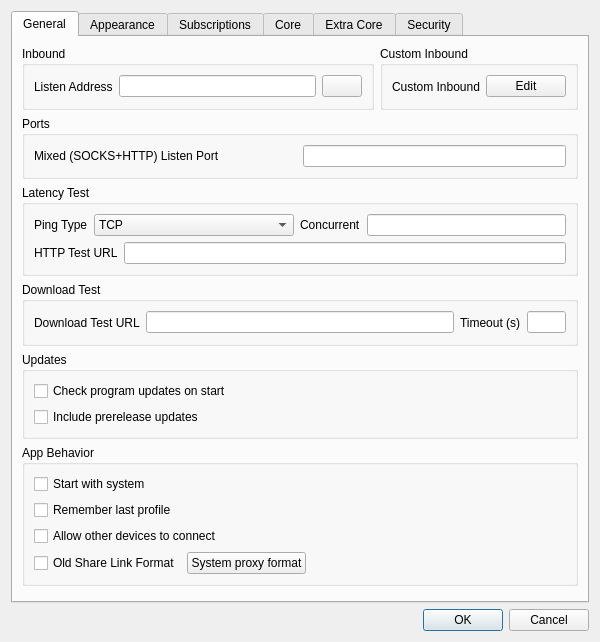
<?xml version="1.0" encoding="UTF-8"?>
<ui version="4.0">
 <class>DialogBasicSettings</class>
 <widget class="QDialog" name="DialogBasicSettings">
  <property name="geometry">
   <rect>
    <x>0</x>
    <y>0</y>
    <width>600</width>
    <height>400</height>
   </rect>
  </property>
  <property name="sizePolicy">
   <sizepolicy hsizetype="Preferred" vsizetype="Preferred">
    <horstretch>0</horstretch>
    <verstretch>0</verstretch>
   </sizepolicy>
  </property>
  <property name="windowTitle">
   <string>Settings</string>
  </property>
  <layout class="QGridLayout" name="gridLayout">
   <item row="8" column="3">
    <widget class="QDialogButtonBox" name="buttonBox">
     <property name="orientation">
      <enum>Qt::Horizontal</enum>
     </property>
     <property name="standardButtons">
      <set>QDialogButtonBox::Cancel|QDialogButtonBox::Ok</set>
     </property>
    </widget>
   </item>
   <item row="2" column="3">
    <widget class="QTabWidget" name="tabWidget">
     <property name="currentIndex">
      <number>0</number>
     </property>
     <widget class="QWidget" name="tab_1">
      <attribute name="title">
       <string>General</string>
      </attribute>
      <layout class="QVBoxLayout" name="verticalLayout_2">
       <item>
        <layout class="QHBoxLayout" name="hlayout_l1">
         <item>
          <widget class="QGroupBox" name="horizontalGroupBox_3">
           <property name="title">
            <string>Inbound</string>
           </property>
           <layout class="QHBoxLayout" name="horizontalLayout_19">
            <item>
             <widget class="QLabel" name="label">
              <property name="buddy">
               <cstring>inbound_address</cstring>
              </property>
              <property name="text">
               <string>Listen Address</string>
              </property>
             </widget>
            </item>
            <item>
             <widget class="QLineEdit" name="inbound_address"/>
            </item>
            <item>
             <widget class="QPushButton" name="inbound_auth">
              <property name="text">
               <string notr="true"/>
              </property>
             </widget>
            </item>
           </layout>
          </widget>
         </item>
         <item>
          <widget class="QGroupBox" name="groupbox_custom_inbound">
           <property name="title">
            <string>Custom Inbound</string>
           </property>
           <layout class="QHBoxLayout" name="horizontalLayout_10">
            <item>
             <widget class="QLabel" name="label_11">
              <property name="buddy">
               <cstring>custom_inbound_edit</cstring>
              </property>
              <property name="text">
               <string>Custom Inbound</string>
              </property>
             </widget>
            </item>
            <item>
             <widget class="QPushButton" name="custom_inbound_edit">
              <property name="text">
               <string>Edit</string>
              </property>
             </widget>
            </item>
           </layout>
          </widget>
         </item>
        </layout>
       </item>
       <item>
        <layout class="QHBoxLayout" name="hlayout_l2">
         <item>
          <widget class="QGroupBox" name="horizontalGroupBox_2">
           <property name="title">
            <string>Ports</string>
           </property>
           <layout class="QHBoxLayout" name="horizontalLayout_13">
            <item>
             <widget class="QLabel" name="inbound_socks_port_l">
              <property name="buddy">
               <cstring>inbound_socks_port</cstring>
              </property>
              <property name="text">
               <string>Mixed (SOCKS+HTTP) Listen Port</string>
              </property>
             </widget>
            </item>
            <item>
             <widget class="QLineEdit" name="inbound_socks_port">
              <property name="sizePolicy">
               <sizepolicy hsizetype="Preferred" vsizetype="Fixed">
                <horstretch>0</horstretch>
                <verstretch>0</verstretch>
               </sizepolicy>
              </property>
             </widget>
            </item>
           </layout>
          </widget>
         </item>
        </layout>
       </item>
       <item>
        <widget class="QGroupBox" name="groupBox1">
         <property name="title">
          <string>Latency Test</string>
         </property>
         <layout class="QVBoxLayout" name="verticalLayout_latency">
          <item>
           <layout class="QHBoxLayout" name="horizontalLayout_latency_top" stretch="0,1,0,1">
            <item>
             <widget class="QLabel" name="label_ping_type">
              <property name="buddy">
               <cstring>ping_type</cstring>
              </property>
              <property name="text">
               <string>Ping Type</string>
              </property>
             </widget>
            </item>
            <item>
             <widget class="QComboBox" name="ping_type">
              <item>
               <property name="text">
                <string notr="true">TCP</string>
               </property>
              </item>
              <item>
               <property name="text">
                <string notr="true">ICMP</string>
               </property>
              </item>
              <item>
               <property name="text">
                <string notr="true">HEAD</string>
               </property>
              </item>
             </widget>
            </item>
            <item>
             <widget class="QLabel" name="label_14">
              <property name="buddy">
               <cstring>test_concurrent</cstring>
              </property>
              <property name="text">
               <string>Concurrent</string>
              </property>
             </widget>
            </item>
            <item>
             <widget class="QLineEdit" name="test_concurrent"/>
            </item>
           </layout>
          </item>
          <item>
           <layout class="QHBoxLayout" name="horizontalLayout_9" stretch="0,8">
            <item>
             <widget class="QLabel" name="label_13">
              <property name="buddy">
               <cstring>test_latency_url</cstring>
              </property>
              <property name="text">
               <string>HTTP Test URL</string>
              </property>
             </widget>
            </item>
            <item>
             <widget class="QLineEdit" name="test_latency_url"/>
            </item>
           </layout>
          </item>
         </layout>
        </widget>
       </item>
       <item>
        <widget class="QGroupBox" name="horizontalGroupBox">
         <property name="title">
          <string>Download Test</string>
         </property>
         <layout class="QHBoxLayout" name="horizontalLayout_12" stretch="0,8,1,1">
          <item>
           <widget class="QLabel" name="label_19">
            <property name="buddy">
             <cstring>test_download_url</cstring>
            </property>
            <property name="text">
             <string>Download Test URL</string>
            </property>
           </widget>
          </item>
          <item>
           <widget class="MyLineEdit" name="test_download_url"/>
          </item>
          <item>
           <widget class="QLabel" name="label_10">
            <property name="buddy">
             <cstring>test_download_timeout</cstring>
            </property>
            <property name="text">
             <string>Timeout (s)</string>
            </property>
           </widget>
          </item>
          <item>
           <widget class="QLineEdit" name="test_download_timeout"/>
          </item>
         </layout>
        </widget>
       </item>
       <item>
        <widget class="QGroupBox" name="horizontalGroupBox1">
         <property name="title">
          <string>Updates</string>
         </property>
         <layout class="QVBoxLayout" name="verticalLayout_updates_group">
          <item>
           <widget class="QCheckBox" name="check_update_on_start">
            <property name="text">
             <string>Check program updates on start</string>
            </property>
           </widget>
          </item>
          <item>
           <widget class="QCheckBox" name="check_include_pre">
            <property name="toolTip">
             <string>Include prerelease versions when checking for updates.</string>
            </property>
            <property name="text">
             <string>Include prerelease updates</string>
            </property>
           </widget>
          </item>
         </layout>
       </widget>
      </item>
       <item>
        <widget class="QGroupBox" name="app_behavior_box">
         <property name="title">
          <string>App Behavior</string>
         </property>
         <layout class="QVBoxLayout" name="verticalLayout_app_behavior">
          <item>
           <widget class="QCheckBox" name="start_with_system">
            <property name="text">
             <string>Start with system</string>
            </property>
           </widget>
          </item>
          <item>
           <widget class="QCheckBox" name="remember_enable">
            <property name="text">
             <string>Remember last profile</string>
            </property>
           </widget>
          </item>
          <item>
           <widget class="QCheckBox" name="allow_lan">
            <property name="text">
             <string>Allow other devices to connect</string>
            </property>
           </widget>
          </item>
          <item>
           <layout class="QHBoxLayout" name="horizontalLayout_app_misc">
            <item>
             <widget class="QCheckBox" name="old_share_link_format">
              <property name="toolTip">
               <string>Share VMess Link with v2rayN Format</string>
              </property>
              <property name="text">
               <string>Old Share Link Format</string>
              </property>
             </widget>
            </item>
            <item>
             <widget class="QPushButton" name="sys_proxy_format">
              <property name="text">
               <string>System proxy format</string>
              </property>
             </widget>
            </item>
            <item>
             <spacer name="horizontalSpacer_app_misc">
              <property name="orientation">
               <enum>Qt::Horizontal</enum>
              </property>
              <property name="sizeHint" stdset="0">
               <size>
                <width>40</width>
                <height>20</height>
               </size>
              </property>
             </spacer>
            </item>
           </layout>
          </item>
         </layout>
        </widget>
       </item>
       <item>
        <widget class="QWidget" name="horizontalWidget_1" native="true">
         <property name="sizePolicy">
          <sizepolicy hsizetype="Preferred" vsizetype="Maximum">
           <horstretch>0</horstretch>
           <verstretch>0</verstretch>
          </sizepolicy>
         </property>
         <layout class="QHBoxLayout" name="horizontalLayout_2">
          <property name="leftMargin">
           <number>0</number>
          </property>
          <property name="topMargin">
           <number>0</number>
          </property>
          <property name="rightMargin">
           <number>0</number>
          </property>
          <property name="bottomMargin">
           <number>0</number>
          </property>
         </layout>
        </widget>
       </item>
      </layout>
     </widget>
     <widget class="QWidget" name="tab_2">
      <attribute name="title">
       <string>Appearance</string>
      </attribute>
      <layout class="QGridLayout" name="gridLayout_5">
       <item row="0" column="0">
        <layout class="QHBoxLayout" name="style_h_1">
         <item>
          <widget class="QGroupBox" name="groupBox">
           <property name="title">
            <string>Theme</string>
           </property>
           <layout class="QVBoxLayout" name="verticalLayout_theme_group">
            <item>
             <layout class="QHBoxLayout" name="horizontalLayout_4">
              <item>
               <widget class="QLabel" name="label_8">
                <property name="buddy">
                 <cstring>theme</cstring>
                </property>
                <property name="sizePolicy">
                 <sizepolicy hsizetype="Maximum" vsizetype="Maximum">
                  <horstretch>0</horstretch>
                  <verstretch>0</verstretch>
                 </sizepolicy>
                </property>
                <property name="text">
                 <string>Theme</string>
                </property>
               </widget>
              </item>
              <item>
               <widget class="QComboBox" name="theme">
                <item>
                 <property name="text">
                  <string>System</string>
                 </property>
                </item>
               </widget>
              </item>
             </layout>
            </item>
            <item>
             <layout class="QHBoxLayout" name="horizontalLayout_theme_mode">
              <item>
               <widget class="QLabel" name="label_theme_mode">
                <property name="buddy">
                 <cstring>theme_mode</cstring>
                </property>
                <property name="text">
                 <string>Mode</string>
                </property>
               </widget>
              </item>
              <item>
               <widget class="QComboBox" name="theme_mode">
                <item>
                 <property name="text">
                  <string>System</string>
                 </property>
                </item>
                <item>
                 <property name="text">
                  <string>Light</string>
                 </property>
                </item>
                <item>
                 <property name="text">
                  <string>Dark</string>
                 </property>
                </item>
               </widget>
              </item>
              <item>
               <spacer name="horizontalSpacer_theme_mode">
                <property name="orientation">
                 <enum>Qt::Horizontal</enum>
                </property>
                <property name="sizeHint" stdset="0">
                 <size>
                  <width>40</width>
                  <height>20</height>
                 </size>
                </property>
               </spacer>
              </item>
             </layout>
            </item>
           </layout>
          </widget>
         </item>
        </layout>
       </item>
       <item row="1" column="0">
        <widget class="QGroupBox" name="tray_icon_box">
         <property name="title">
          <string>Tray Icon</string>
         </property>
         <layout class="QHBoxLayout" name="horizontalLayout_tray_icon">
          <item>
           <widget class="QPushButton" name="set_custom_icon">
            <property name="sizePolicy">
             <sizepolicy hsizetype="Maximum" vsizetype="Fixed">
              <horstretch>0</horstretch>
              <verstretch>0</verstretch>
             </sizepolicy>
            </property>
            <property name="text">
             <string>Tray Icon…</string>
            </property>
           </widget>
          </item>
          <item>
           <spacer name="horizontalSpacer_tray_icon">
            <property name="orientation">
             <enum>Qt::Horizontal</enum>
            </property>
            <property name="sizeHint" stdset="0">
             <size>
              <width>40</width>
              <height>20</height>
             </size>
            </property>
           </spacer>
          </item>
         </layout>
        </widget>
       </item>
       <item row="2" column="0">
        <layout class="QHBoxLayout" name="style_h_2">
         <item>
          <widget class="QGroupBox" name="traffic_statistics_box">
           <property name="title">
            <string>Traffic Statistics</string>
           </property>
           <layout class="QHBoxLayout" name="horizontalLayout_3">
            <item>
             <widget class="QLabel" name="label_16">
              <property name="buddy">
               <cstring>rfsh_r</cstring>
              </property>
              <property name="text">
               <string>Statistics refresh rate</string>
              </property>
             </widget>
            </item>
            <item>
             <widget class="QComboBox" name="rfsh_r">
              <item>
               <property name="text">
                <string notr="true">500ms</string>
               </property>
              </item>
              <item>
               <property name="text">
                <string notr="true">1s</string>
               </property>
              </item>
              <item>
               <property name="text">
                <string notr="true">2s</string>
               </property>
              </item>
              <item>
               <property name="text">
                <string notr="true">3s</string>
               </property>
              </item>
              <item>
               <property name="text">
                <string notr="true">5s</string>
               </property>
              </item>
              <item>
               <property name="text">
                <string>Off</string>
               </property>
              </item>
             </widget>
            </item>
           </layout>
          </widget>
         </item>
        </layout>
       </item>
       <item row="3" column="0">
        <layout class="QHBoxLayout" name="style_h_3">
         <item>
          <widget class="QGroupBox" name="horizontalGroupBox_5">
           <property name="title">
            <string>Startup</string>
           </property>
           <layout class="QHBoxLayout" name="horizontalLayout_6">
            <item>
             <widget class="QCheckBox" name="start_minimal">
              <property name="sizePolicy">
               <sizepolicy hsizetype="Preferred" vsizetype="Fixed">
                <horstretch>0</horstretch>
                <verstretch>0</verstretch>
               </sizepolicy>
              </property>
              <property name="text">
               <string>Hide dashboard at startup</string>
              </property>
             </widget>
            </item>
           </layout>
          </widget>
         </item>
         <item>
          <widget class="QGroupBox" name="groupBox_2">
           <property name="title">
            <string>Logs</string>
           </property>
           <layout class="QHBoxLayout" name="horizontalLayout_23">
            <item>
             <widget class="QLabel" name="label_17">
              <property name="buddy">
               <cstring>max_log_line</cstring>
              </property>
              <property name="text">
               <string>Max log lines</string>
              </property>
             </widget>
            </item>
            <item>
             <widget class="QLineEdit" name="max_log_line">
              <property name="sizePolicy">
               <sizepolicy hsizetype="Ignored" vsizetype="Fixed">
                <horstretch>0</horstretch>
                <verstretch>0</verstretch>
               </sizepolicy>
              </property>
             </widget>
            </item>
           </layout>
          </widget>
         </item>
        </layout>
       </item>
      </layout>
     </widget>
     <widget class="QWidget" name="tab_3">
      <attribute name="title">
       <string>Subscriptions</string>
      </attribute>
      <layout class="QVBoxLayout" name="verticalLayout_subs">
       <item>
        <widget class="QGroupBox" name="sub_auto_update_box">
         <property name="title">
          <string>Automatic</string>
         </property>
         <layout class="QGridLayout" name="gridLayout_sub_auto">
          <item row="0" column="0">
           <widget class="QLabel" name="label_20">
            <property name="sizePolicy">
             <sizepolicy hsizetype="Preferred" vsizetype="Maximum">
              <horstretch>0</horstretch>
              <verstretch>0</verstretch>
             </sizepolicy>
            </property>
            <property name="text">
             <string>Automatic update</string>
            </property>
           </widget>
          </item>
          <item row="0" column="1">
           <layout class="QHBoxLayout" name="horizontalLayout_5">
            <item>
             <widget class="QCheckBox" name="sub_auto_update_enable">
              <property name="sizePolicy">
               <sizepolicy hsizetype="Minimum" vsizetype="Fixed">
                <horstretch>0</horstretch>
                <verstretch>0</verstretch>
               </sizepolicy>
              </property>
              <property name="text">
               <string>Enable</string>
              </property>
             </widget>
            </item>
            <item>
             <widget class="QLabel" name="label_21">
              <property name="buddy">
               <cstring>sub_auto_update</cstring>
              </property>
              <property name="text">
               <string>Interval (minute, invalid if less than 30)</string>
              </property>
             </widget>
            </item>
            <item>
             <widget class="QLineEdit" name="sub_auto_update">
              <property name="sizePolicy">
               <sizepolicy hsizetype="Preferred" vsizetype="Fixed">
                <horstretch>0</horstretch>
                <verstretch>0</verstretch>
               </sizepolicy>
              </property>
             </widget>
            </item>
           </layout>
          </item>
          <item row="1" column="0">
           <widget class="QLabel" name="label_4">
            <property name="buddy">
             <cstring>user_agent</cstring>
            </property>
            <property name="text">
             <string>User Agent</string>
            </property>
           </widget>
          </item>
          <item row="1" column="1">
           <widget class="MyLineEdit" name="user_agent"/>
          </item>
         </layout>
        </widget>
       </item>
       <item>
        <widget class="QGroupBox" name="sub_options_box">
         <property name="title">
          <string>Options</string>
         </property>
         <layout class="QVBoxLayout" name="verticalLayout_sub_options">
          <item>
           <widget class="QCheckBox" name="sub_use_proxy">
            <property name="text">
             <string>Use proxy when updating subscription</string>
            </property>
           </widget>
          </item>
          <item>
           <widget class="QCheckBox" name="sub_insecure">
            <property name="text">
             <string>Ignore TLS errors when updating subscription</string>
            </property>
           </widget>
          </item>
          <item>
           <widget class="QCheckBox" name="sub_clear">
            <property name="text">
             <string>Clear servers before updating subscription</string>
            </property>
           </widget>
          </item>
          <item>
           <widget class="QCheckBox" name="sub_update_on_start">
            <property name="text">
             <string>Update subscriptions on start</string>
            </property>
           </widget>
          </item>
         </layout>
        </widget>
       </item>
       <item>
        <widget class="QGroupBox" name="sub_ua_info_box">
         <property name="title">
          <string>User Agent Info</string>
         </property>
         <layout class="QVBoxLayout" name="verticalLayout_sub_ua">
          <item>
           <widget class="QCheckBox" name="ua_include_cpu">
            <property name="text">
             <string>Include CPU name in User Agent</string>
            </property>
           </widget>
          </item>
          <item>
           <widget class="QCheckBox" name="ua_include_hwid">
            <property name="text">
             <string>Include hardware ID in User Agent</string>
            </property>
           </widget>
          </item>
          <item>
           <widget class="QCheckBox" name="ua_include_computer">
            <property name="text">
             <string>Include computer name in User Agent</string>
            </property>
           </widget>
          </item>
          <item>
           <widget class="QCheckBox" name="ua_include_username">
            <property name="text">
             <string>Include username in User Agent</string>
            </property>
           </widget>
          </item>
         </layout>
        </widget>
       </item>
      </layout>
     </widget>
     <widget class="QWidget" name="tab_4">
      <attribute name="title">
       <string>Core</string>
      </attribute>
      <layout class="QVBoxLayout" name="verticalLayout">
       <item>
        <widget class="QGroupBox" name="groupBox_core">
         <property name="sizePolicy">
          <sizepolicy hsizetype="Preferred" vsizetype="Maximum">
           <horstretch>0</horstretch>
           <verstretch>0</verstretch>
          </sizepolicy>
         </property>
         <property name="title">
          <string notr="true">core_name</string>
         </property>
         <layout class="QVBoxLayout" name="verticalLayout_3">
          <item>
           <widget class="QWidget" name="assest_group" native="true">
            <layout class="QGridLayout" name="gridLayout_2">
             <item row="0" column="1">
              <widget class="QComboBox" name="log_level">
               <property name="sizePolicy">
                <sizepolicy hsizetype="Maximum" vsizetype="Fixed">
                 <horstretch>0</horstretch>
                 <verstretch>0</verstretch>
                </sizepolicy>
               </property>
              </widget>
             </item>
             <item row="1" column="0">
              <widget class="QLabel" name="label_6">
               <property name="buddy">
                <cstring>mux_protocol</cstring>
               </property>
               <property name="text">
                <string>Multiplex (mux)</string>
               </property>
              </widget>
             </item>
             <item row="0" column="0">
              <widget class="QLabel" name="label_3">
               <property name="buddy">
                <cstring>log_level</cstring>
               </property>
               <property name="text">
                <string notr="true">Loglevel</string>
               </property>
              </widget>
             </item>
             <item row="1" column="1">
              <layout class="QHBoxLayout" name="horizontalLayout">
               <item>
                <widget class="QComboBox" name="mux_protocol"/>
               </item>
               <item>
                <widget class="QLabel" name="label_7">
                 <property name="buddy">
                  <cstring>mux_concurrency</cstring>
                 </property>
                 <property name="text">
                  <string>concurrency</string>
                 </property>
                </widget>
               </item>
               <item>
                <widget class="QLineEdit" name="mux_concurrency"/>
               </item>
               <item>
                <widget class="QCheckBox" name="mux_padding">
                 <property name="text">
                  <string notr="true">Padding</string>
                 </property>
                </widget>
               </item>
               <item>
                <widget class="QCheckBox" name="mux_default_on">
                 <property name="text">
                  <string>Default On</string>
                 </property>
                </widget>
               </item>
              </layout>
             </item>
             <item row="2" column="0" colspan="2">
              <widget class="QCheckBox" name="core_enable_color">
               <property name="text">
                <string>Enable colored logs</string>
               </property>
              </widget>
             </item>
            </layout>
           </widget>
          </item>
          <item>
           <widget class="QPushButton" name="core_settings">
            <property name="text">
             <string>Core Options</string>
            </property>
           </widget>
          </item>
         </layout>
        </widget>
       </item>
      </layout>
     </widget>
     <widget class="QWidget" name="tab_6">
      <attribute name="title">
       <string>Extra Core</string>
      </attribute>
     <layout class="QVBoxLayout" name="verticalLayout_5">
       <item>
        <widget class="QGroupBox" name="extra_core_box">
         <property name="title">
          <string>Custom Cores</string>
         </property>
         <layout class="QVBoxLayout" name="verticalLayout_6">
          <item>
           <widget class="QWidget" name="horizontalWidget_4" native="true">
            <property name="sizePolicy">
             <sizepolicy hsizetype="Preferred" vsizetype="Maximum">
              <horstretch>0</horstretch>
              <verstretch>0</verstretch>
             </sizepolicy>
            </property>
            <layout class="QHBoxLayout" name="horizontalLayout_8">
             <item>
              <widget class="QPushButton" name="extra_core_add">
               <property name="text">
                <string>Add</string>
               </property>
              </widget>
             </item>
             <item>
              <widget class="QPushButton" name="extra_core_del">
               <property name="text">
                <string>Delete</string>
               </property>
              </widget>
             </item>
            </layout>
           </widget>
          </item>
         </layout>
        </widget>
       </item>
      </layout>
     </widget>
     <widget class="QWidget" name="tab_5">
      <attribute name="title">
       <string>Security</string>
      </attribute>
      <layout class="QVBoxLayout" name="verticalLayout_4">
       <item>
        <widget class="QGroupBox" name="tls_settings_box">
         <property name="sizePolicy">
          <sizepolicy hsizetype="Preferred" vsizetype="Maximum">
           <horstretch>0</horstretch>
           <verstretch>0</verstretch>
          </sizepolicy>
         </property>
         <property name="title">
          <string>TLS Settings</string>
         </property>
         <layout class="QVBoxLayout" name="verticalLayout_tls_settings">
          <item>
           <widget class="QCheckBox" name="skip_cert">
            <property name="text">
             <string>Skip TLS certificate authentication by default (allowInsecure)</string>
            </property>
           </widget>
          </item>
          <item>
           <layout class="QHBoxLayout" name="horizontalLayout_26">
            <item>
             <widget class="QLabel" name="label_18">
              <property name="buddy">
               <cstring>utlsFingerprint</cstring>
              </property>
              <property name="text">
               <string>Default uTLS Fingerprint</string>
              </property>
             </widget>
            </item>
            <item>
             <widget class="QComboBox" name="utlsFingerprint">
              <property name="editable">
               <bool>true</bool>
              </property>
             </widget>
            </item>
           </layout>
          </item>
         </layout>
        </widget>
       </item>
      </layout>
     </widget>
    </widget>
   </item>
  </layout>
 </widget>
 <customwidgets>
  <customwidget>
   <class>MyLineEdit</class>
   <extends>QLineEdit</extends>
   <header>ui/widget/MyLineEdit.h</header>
  </customwidget>
 </customwidgets>
 <resources/>
 <connections>
  <connection>
   <sender>buttonBox</sender>
   <signal>accepted()</signal>
   <receiver>DialogBasicSettings</receiver>
   <slot>accept()</slot>
   <hints>
    <hint type="sourcelabel">
     <x>248</x>
     <y>254</y>
    </hint>
    <hint type="destinationlabel">
     <x>157</x>
     <y>274</y>
    </hint>
   </hints>
  </connection>
  <connection>
   <sender>buttonBox</sender>
   <signal>rejected()</signal>
   <receiver>DialogBasicSettings</receiver>
   <slot>reject()</slot>
   <hints>
    <hint type="sourcelabel">
     <x>316</x>
     <y>260</y>
    </hint>
    <hint type="destinationlabel">
     <x>286</x>
     <y>274</y>
    </hint>
   </hints>
  </connection>
 </connections>
</ui>
